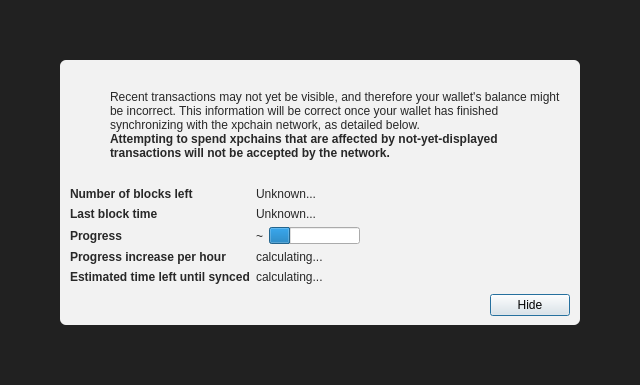
<?xml version="1.0" encoding="UTF-8"?>
<ui version="4.0">
 <class>ModalOverlay</class>
 <widget class="ModalOverlay" name="ModalOverlay">
  <property name="geometry">
   <rect>
    <x>0</x>
    <y>0</y>
    <width>640</width>
    <height>385</height>
   </rect>
  </property>
  <property name="windowTitle">
   <string>Form</string>
  </property>
  <layout class="QVBoxLayout" name="verticalLayout" stretch="0">
   <property name="sizeConstraint">
    <enum>QLayout::SetDefaultConstraint</enum>
   </property>
   <property name="leftMargin">
    <number>0</number>
   </property>
   <property name="topMargin">
    <number>0</number>
   </property>
   <property name="rightMargin">
    <number>0</number>
   </property>
   <property name="bottomMargin">
    <number>0</number>
   </property>
   <item>
    <widget class="QWidget" name="bgWidget" native="true">
     <property name="styleSheet">
      <string notr="true">#bgWidget { background: rgba(0,0,0,220); }</string>
     </property>
     <layout class="QVBoxLayout" name="verticalLayoutMain" stretch="1">
      <property name="leftMargin">
       <number>60</number>
      </property>
      <property name="topMargin">
       <number>60</number>
      </property>
      <property name="rightMargin">
       <number>60</number>
      </property>
      <property name="bottomMargin">
       <number>60</number>
      </property>
      <item>
       <widget class="QWidget" name="contentWidget" native="true">
        <property name="styleSheet">
         <string notr="true">#contentWidget { background: rgba(255,255,255,240); border-radius: 6px; }

QLabel { color: rgb(40,40,40);  }</string>
        </property>
        <layout class="QVBoxLayout" name="verticalLayoutSub" stretch="1,0,0,0">
         <property name="spacing">
          <number>0</number>
         </property>
         <property name="leftMargin">
          <number>10</number>
         </property>
         <property name="topMargin">
          <number>10</number>
         </property>
         <property name="rightMargin">
          <number>10</number>
         </property>
         <property name="bottomMargin">
          <number>10</number>
         </property>
         <item>
          <layout class="QHBoxLayout" name="horizontalLayoutIconText" stretch="0,1">
           <property name="topMargin">
            <number>20</number>
           </property>
           <item>
            <layout class="QVBoxLayout" name="verticalLayoutIcon">
             <property name="leftMargin">
              <number>0</number>
             </property>
             <item>
              <widget class="QPushButton" name="warningIcon">
               <property name="enabled">
                <bool>false</bool>
               </property>
               <property name="text">
                <string/>
               </property>
               <property name="icon">
                <iconset>
                 <normaloff>:/icons/warning</normaloff>
                 <disabledoff>:/icons/warning</disabledoff>:/icons/warning</iconset>
               </property>
               <property name="iconSize">
                <size>
                 <width>48</width>
                 <height>48</height>
                </size>
               </property>
               <property name="flat">
                <bool>true</bool>
               </property>
              </widget>
             </item>
             <item>
              <spacer name="verticalSpacerWarningIcon">
               <property name="orientation">
                <enum>Qt::Vertical</enum>
               </property>
               <property name="sizeHint" stdset="0">
                <size>
                 <width>20</width>
                 <height>40</height>
                </size>
               </property>
              </spacer>
             </item>
            </layout>
           </item>
           <item>
            <layout class="QVBoxLayout" name="verticalLayoutInfoText">
             <property name="leftMargin">
              <number>0</number>
             </property>
             <property name="topMargin">
              <number>0</number>
             </property>
             <item>
              <widget class="QLabel" name="infoText">
               <property name="text">
                <string>Recent transactions may not yet be visible, and therefore your wallet's balance might be incorrect. This information will be correct once your wallet has finished synchronizing with the xpchain network, as detailed below.</string>
               </property>
               <property name="textFormat">
                <enum>Qt::RichText</enum>
               </property>
               <property name="wordWrap">
                <bool>true</bool>
               </property>
              </widget>
             </item>
             <item>
              <widget class="QLabel" name="infoTextStrong">
               <property name="font">
                <font>
                 <weight>75</weight>
                 <bold>true</bold>
                </font>
               </property>
               <property name="text">
                <string>Attempting to spend xpchains that are affected by not-yet-displayed transactions will not be accepted by the network.</string>
               </property>
               <property name="textFormat">
                <enum>Qt::RichText</enum>
               </property>
               <property name="wordWrap">
                <bool>true</bool>
               </property>
              </widget>
             </item>
             <item>
              <spacer name="verticalSpacerInTextSpace">
               <property name="orientation">
                <enum>Qt::Vertical</enum>
               </property>
               <property name="sizeHint" stdset="0">
                <size>
                 <width>20</width>
                 <height>40</height>
                </size>
               </property>
              </spacer>
             </item>
            </layout>
           </item>
          </layout>
         </item>
         <item>
          <spacer name="verticalSpacerAfterText">
           <property name="orientation">
            <enum>Qt::Vertical</enum>
           </property>
           <property name="sizeHint" stdset="0">
            <size>
             <width>20</width>
             <height>40</height>
            </size>
           </property>
          </spacer>
         </item>
         <item>
          <layout class="QFormLayout" name="formLayout">
           <property name="fieldGrowthPolicy">
            <enum>QFormLayout::FieldsStayAtSizeHint</enum>
           </property>
           <property name="horizontalSpacing">
            <number>6</number>
           </property>
           <property name="verticalSpacing">
            <number>6</number>
           </property>
           <property name="topMargin">
            <number>10</number>
           </property>
           <item row="0" column="0">
            <widget class="QLabel" name="labelNumberOfBlocksLeft">
             <property name="font">
              <font>
               <weight>75</weight>
               <bold>true</bold>
              </font>
             </property>
             <property name="text">
              <string>Number of blocks left</string>
             </property>
            </widget>
           </item>
           <item row="0" column="1">
            <widget class="QLabel" name="numberOfBlocksLeft">
             <property name="text">
              <string>Unknown...</string>
             </property>
            </widget>
           </item>
           <item row="1" column="0">
            <widget class="QLabel" name="labelLastBlockTime">
             <property name="font">
              <font>
               <weight>75</weight>
               <bold>true</bold>
              </font>
             </property>
             <property name="text">
              <string>Last block time</string>
             </property>
            </widget>
           </item>
           <item row="1" column="1">
            <widget class="QLabel" name="newestBlockDate">
             <property name="sizePolicy">
              <sizepolicy hsizetype="Maximum" vsizetype="Preferred">
               <horstretch>0</horstretch>
               <verstretch>0</verstretch>
              </sizepolicy>
             </property>
             <property name="text">
              <string>Unknown...</string>
             </property>
            </widget>
           </item>
           <item row="2" column="0">
            <widget class="QLabel" name="labelSyncDone">
             <property name="font">
              <font>
               <weight>75</weight>
               <bold>true</bold>
              </font>
             </property>
             <property name="text">
              <string>Progress</string>
             </property>
            </widget>
           </item>
           <item row="2" column="1">
            <layout class="QHBoxLayout" name="horizontalLayoutSync" stretch="0,1">
             <item>
              <widget class="QLabel" name="percentageProgress">
               <property name="text">
                <string notr="true">~</string>
               </property>
              </widget>
             </item>
             <item>
              <widget class="QProgressBar" name="progressBar">
               <property name="value">
                <number>24</number>
               </property>
               <property name="format">
                <string/>
               </property>
              </widget>
             </item>
            </layout>
           </item>
           <item row="4" column="0">
            <widget class="QLabel" name="labelProgressIncrease">
             <property name="font">
              <font>
               <weight>75</weight>
               <bold>true</bold>
              </font>
             </property>
             <property name="text">
              <string>Progress increase per hour</string>
             </property>
            </widget>
           </item>
           <item row="4" column="1">
            <widget class="QLabel" name="progressIncreasePerH">
             <property name="text">
              <string>calculating...</string>
             </property>
            </widget>
           </item>
           <item row="5" column="0">
            <widget class="QLabel" name="labelEstimatedTimeLeft">
             <property name="font">
              <font>
               <weight>75</weight>
               <bold>true</bold>
              </font>
             </property>
             <property name="text">
              <string>Estimated time left until synced</string>
             </property>
            </widget>
           </item>
           <item row="5" column="1">
            <widget class="QLabel" name="expectedTimeLeft">
             <property name="text">
              <string>calculating...</string>
             </property>
            </widget>
           </item>
          </layout>
         </item>
         <item>
          <layout class="QHBoxLayout" name="horizontalLayoutButtons">
           <property name="leftMargin">
            <number>10</number>
           </property>
           <property name="topMargin">
            <number>10</number>
           </property>
           <item>
            <spacer name="horizontalSpacer">
             <property name="orientation">
              <enum>Qt::Horizontal</enum>
             </property>
             <property name="sizeHint" stdset="0">
              <size>
               <width>40</width>
               <height>20</height>
              </size>
             </property>
            </spacer>
           </item>
           <item>
            <widget class="QPushButton" name="closeButton">
             <property name="text">
              <string>Hide</string>
             </property>
             <property name="focusPolicy">
              <enum>Qt::StrongFocus</enum>
             </property>
             <property name="default">
              <bool>true</bool>
             </property>
            </widget>
           </item>
          </layout>
         </item>
        </layout>
       </widget>
      </item>
     </layout>
    </widget>
   </item>
  </layout>
 </widget>
 <customwidgets>
  <customwidget>
   <class>ModalOverlay</class>
   <extends>QWidget</extends>
   <header>qt/modaloverlay.h</header>
   <container>1</container>
  </customwidget>
 </customwidgets>
 <resources/>
 <connections/>
</ui>
